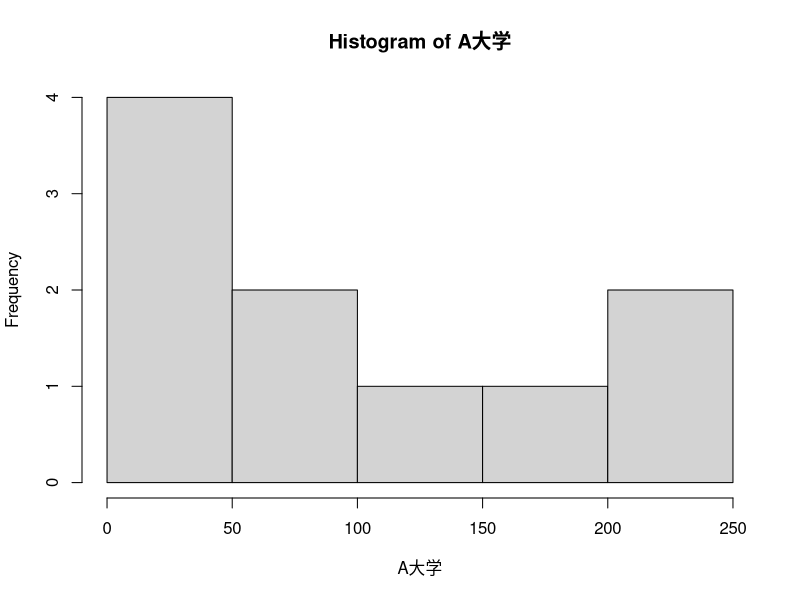
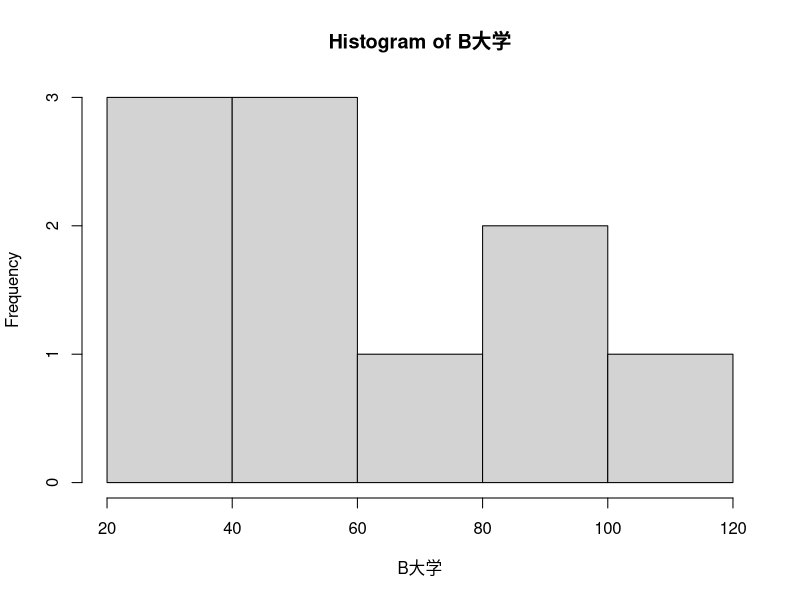

Write the R code that produced these figures, in order.
# ======================================
#
# 2章練習問題
#
# =======================================

# (1)解答
A大学 <- c(60, 100, 50, 40, 50, 230, 120, 240, 200, 30)
B大学 <- c(50, 60, 40, 50, 100, 80, 30, 20, 100, 120)

hist(A大学)
hist(B大学)

# (2)解答
A大学平均 <- mean(A大学)
A大学平均

B大学平均 <- mean(B大学)
B大学平均

A大学標準偏差 <- sqrt(mean((A大学 - A大学平均) ^ 2))
A大学標準偏差

B大学標準偏差 <- sqrt(mean((B大学 - B大学平均) ^ 2))
B大学標準偏差

# (3)解答
A大学z得点 <- (A大学 - A大学平均) / A大学標準偏差
A大学z得点

B大学z得点 <- (B大学 - B大学平均) / B大学標準偏差
B大学z得点
